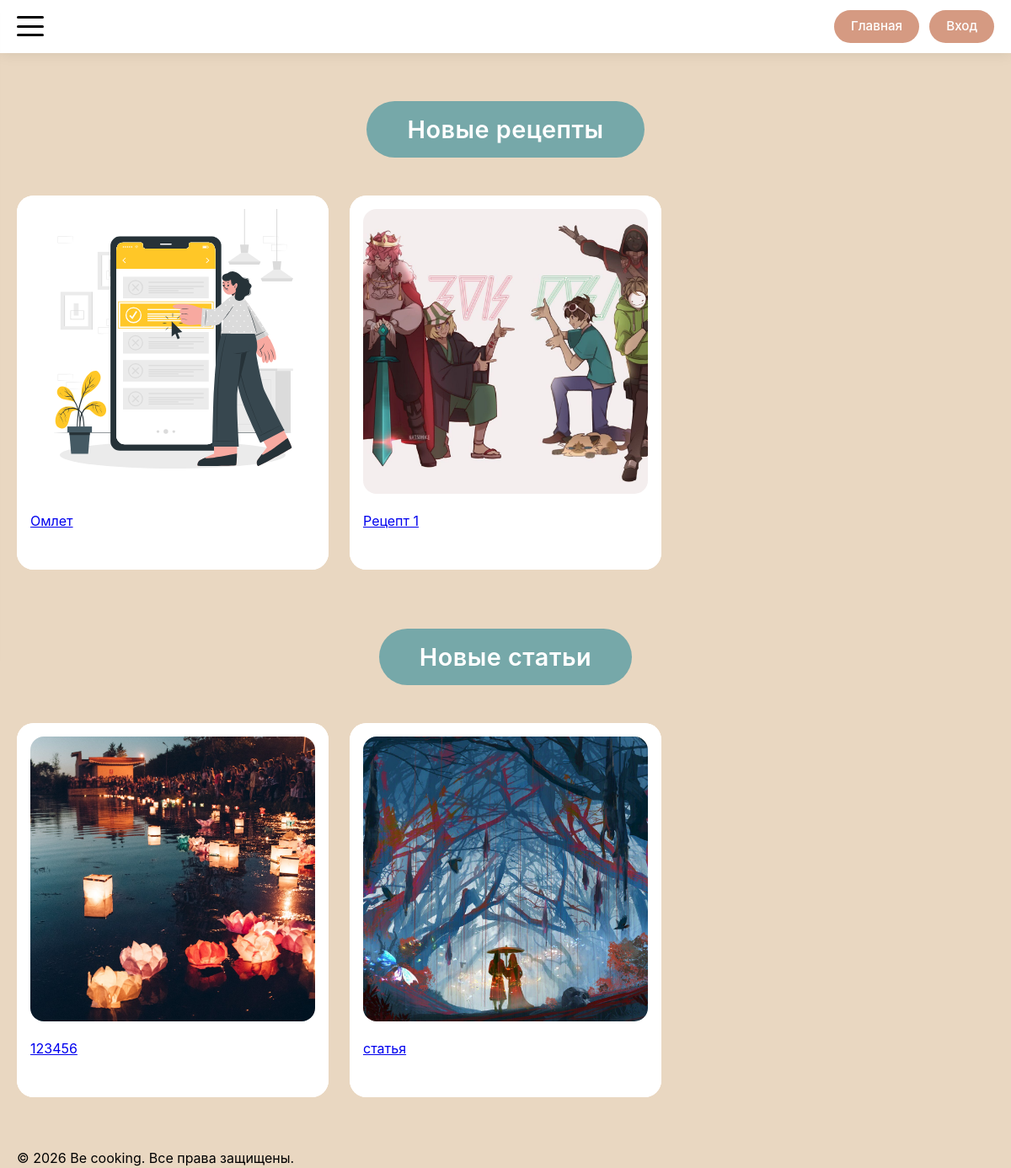
/index, run on the app's committed database.
### models.py (models this page shows)
class Recipe(db.Model):
    __tablename__ = 'recipe'
    id = db.Column(db.Integer, primary_key=True)
    title = db.Column(db.String(200), nullable=False)
    description = db.Column(db.Text)
    author_id = db.Column(db.Integer, db.ForeignKey('user.id'), nullable=False)
    status = db.Column(db.Enum(RecipeStatusEnum), nullable=False, default=RecipeStatusEnum.PENDING)
    created_at = db.Column(db.DateTime, default=datetime.utcnow)
    updated_at = db.Column(db.DateTime, default=datetime.utcnow, onupdate=datetime.utcnow)
    main_image_url = db.Column(db.String(300))
    ingredients = db.Column(db.JSON)  # В SQLAlchemy JSON может хранить массивы
    steps = db.relationship('RecipeStep', backref='recipe', lazy='dynamic', cascade='all, delete-orphan')
    comments = db.relationship('Comment', backref='recipe', lazy='dynamic', cascade='all, delete-orphan')
    notes = db.relationship('Note', backref='recipe', lazy='dynamic', cascade='all, delete-orphan')
    favorites = db.relationship('Favorite', backref='recipe', lazy='dynamic', cascade='all, delete-orphan')
    cart_items = db.relationship('CartItem', backref='recipe', lazy='dynamic', cascade='all, delete-orphan')

class Article(db.Model):
    __tablename__ = 'article'
    id = db.Column(db.Integer, primary_key=True)
    title = db.Column(db.String(200), nullable=False)
    text = db.Column(db.Text, nullable=False)
    author_id = db.Column(db.Integer, db.ForeignKey('user.id'), nullable=False)
    created_at = db.Column(db.DateTime, default=datetime.utcnow)
    updated_at = db.Column(db.DateTime, default=datetime.utcnow, onupdate=datetime.utcnow)
    main_image_url = db.Column(db.String(300))
    comments = db.relationship('Comment', backref='article', lazy='dynamic', cascade='all, delete-orphan')

### routes/main_routes.py (the view)
@app.route('/')
@app.route('/index')
def index():
    recipes_query = Recipe.query.filter_by(
        status=RecipeStatusEnum.PUBLISHED
    ).order_by(Recipe.created_at.desc())
    recipes = recipes_query.offset(0).limit(9).all()
    articles_query = Article.query.order_by(Article.created_at.desc())
    articles = articles_query.offset(0).limit(3).all()
    return render_template('index.html', recipes=recipes, articles=articles)

### app.py (called while the page is built)
@app.context_processor
def inject_enums():
    return dict(UserRoleEnum=UserRoleEnum)

### templates/index.html (shortened to what this page needs)
{% extends 'base/base.html' %}
{% block content %}
<section class="section">
    <div class="section-title-wrapper">
        <h2 class="section-title">Новые рецепты</h2>
    </div>
    <div class="cards-grid">
        {% for recipe in recipes %}
        {% with
        detail_endpoint = 'recipe_detail',
        item_id = recipe.id
        %}
        {% set card_name = recipe %}
        {% include 'components/_card.html' with context %}
        {% endwith %}
        {% endfor %}
    </div>
</section>
<section class="section">
    <div class="section-title-wrapper">
        <h2 class="section-title">Новые статьи</h2>
    </div>
    <div class="cards-grid">
        {% for article in articles %}
        {% with
        title = article.title,
        image_url = article.main_image_url,
        detail_endpoint = 'article_detail',
        item_id = article.id
        %}
        {% include 'components/_card.html' %}
        {% endwith %}
        {% endfor %}
    </div>
</section>
{% endblock %}

### templates/components/_card.html (shortened to what this page needs)
{% if detail_endpoint == 'recipe_detail' or  detail_endpoint == 'recipe_manage' %}
<div class="card">
    <a href="{{ url_for(detail_endpoint, recipe_id=item_id) }}"
       class="card-link">
        <div class="card-inner">
            <div class="card-image">
                <img src="{{ recipe.main_image_url if (recipe and recipe.main_image_url) else 'https://placehold.co/400x300' }}"
                     alt="{{ recipe.title if recipe else 'Рецепт' }}">
            </div>
            <div class="card-text">{{ recipe.title if recipe else 'Рецепт' }}</div>
        </div>
    </a>
</div>
{% elif detail_endpoint == 'article_detail' %}
<div class="card">
    <a href="{{ url_for(detail_endpoint, article_id=item_id) }}"
       class="card-link">
        <div class="card-inner">
            <div class="card-image">
                <img src="{{ image_url if image_url else 'https://placehold.co/400x300' }}"
                     alt="{{ title }}">
            </div>
            <div class="card-text">{{ title }}</div>
        </div>
    </a>
</div>
{% endif %}

### data on the page
Recipe: main_image_url (picture), title "Омлет"
Recipe: main_image_url (picture), title "Рецепт 1"
Article: main_image_url (picture), title "123456"
Article: main_image_url (picture), title "статья"

### other printed values
{{ now.year if now else '2026' }} "2026"
